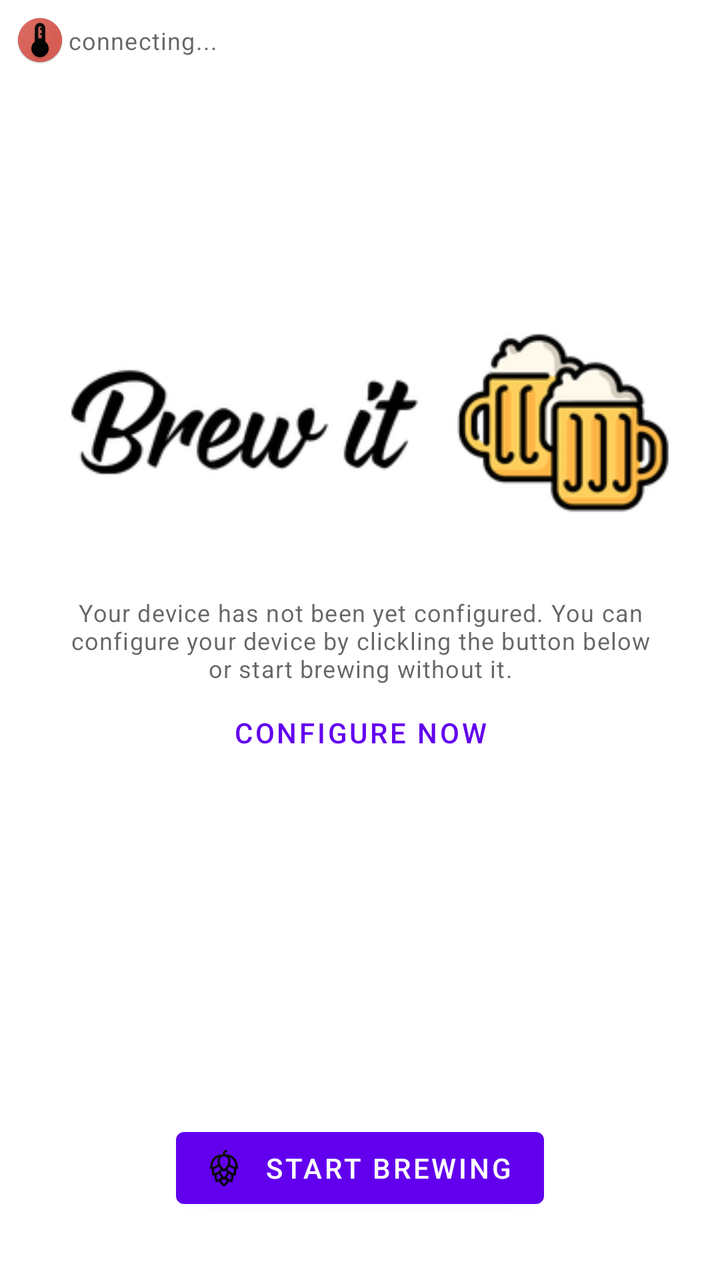
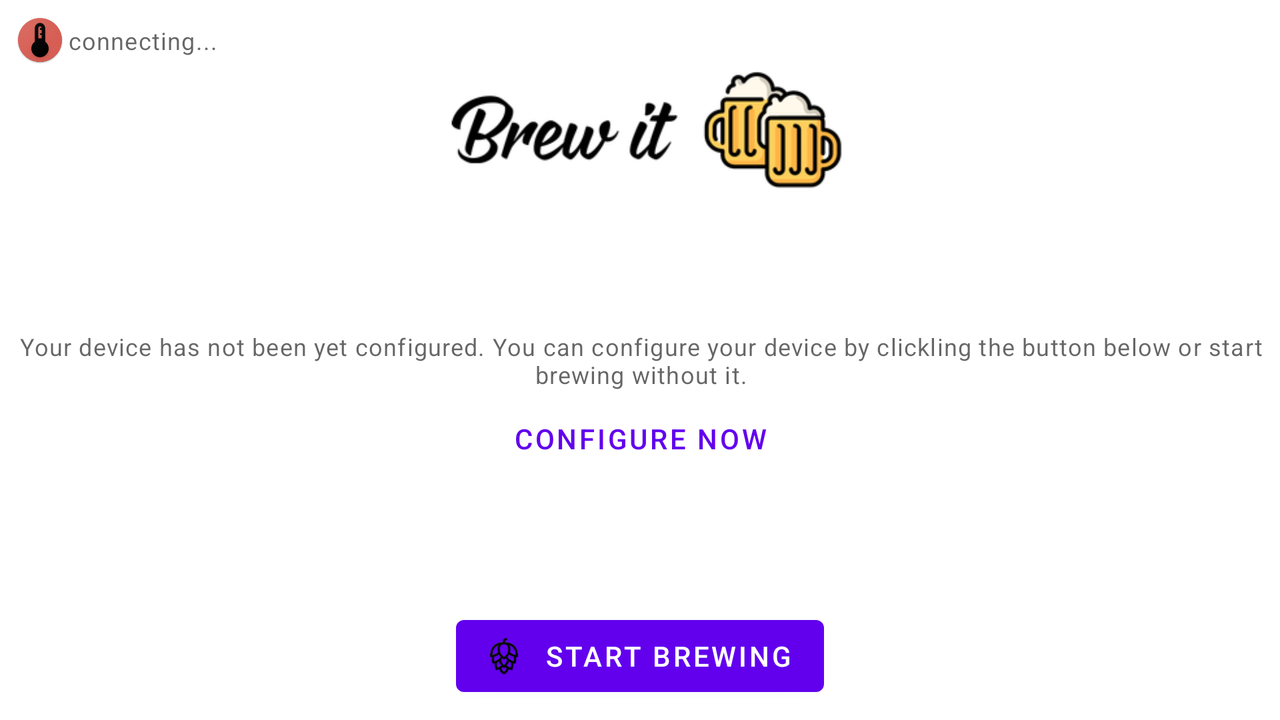

Compare how this app lays out the same screen by default and in its alternative resource folder. The renders come first, then the two layout files and the values they reference.
<!-- AndroidManifest.xml: application theme Theme.HTTPClient -->
<!-- res/layout/activity_main_menu.xml -->
<?xml version="1.0" encoding="utf-8"?>
<androidx.constraintlayout.widget.ConstraintLayout xmlns:android="http://schemas.android.com/apk/res/android"
    xmlns:app="http://schemas.android.com/apk/res-auto"
    xmlns:tools="http://schemas.android.com/tools"
    android:layout_width="match_parent"
    android:layout_height="match_parent"
    tools:context=".Activities.MainMenuActivity">

    <ImageView
        android:id="@+id/deviceControlIconIV"
        android:layout_width="24dp"
        android:layout_height="24dp"
        android:layout_marginStart="8dp"
        android:layout_marginTop="8dp"
        android:src="@drawable/thermometer_icon"
        app:layout_constraintStart_toStartOf="parent"
        app:layout_constraintTop_toTopOf="parent" />

    <TextView
        android:id="@+id/deviceStatusTV"
        style="@style/TextAppearance.MaterialComponents.Caption"
        android:layout_width="wrap_content"
        android:layout_height="wrap_content"
        android:layout_marginStart="2dp"
        android:gravity="center"
        android:text="connecting..."
        app:layout_constraintBottom_toBottomOf="@+id/deviceControlIconIV"
        app:layout_constraintStart_toEndOf="@+id/deviceControlIconIV"
        app:layout_constraintTop_toTopOf="@+id/deviceControlIconIV" />

    <ImageView
        android:id="@+id/logo"
        android:layout_width="wrap_content"
        android:layout_height="wrap_content"
        android:layout_marginBottom="8dp"
        android:src="@drawable/brew_it_logo"
        app:layout_constraintBottom_toTopOf="@+id/infoTV"
        app:layout_constraintEnd_toEndOf="parent"
        app:layout_constraintStart_toStartOf="parent" />


    <TextView
        android:id="@+id/infoTV"
        style="@style/TextAppearance.MaterialComponents.Caption"
        android:layout_width="0dp"
        android:layout_height="wrap_content"
        android:layout_marginStart="32dp"
        android:layout_marginEnd="32dp"
        android:gravity="center"
        android:text="@string/device_not_yet_configured_info"
        app:layout_constraintBottom_toBottomOf="parent"
        app:layout_constraintEnd_toEndOf="parent"
        app:layout_constraintStart_toStartOf="parent"
        app:layout_constraintTop_toTopOf="parent" />

    <com.google.android.material.button.MaterialButton
        android:id="@+id/startBrewingButton"
        style="@style/Widget.MaterialComponents.Button.Icon"
        android:layout_width="wrap_content"
        android:layout_height="wrap_content"
        android:layout_marginBottom="32dp"
        android:onClick="onStartBrewingButtonClick"
        android:text="Start Brewing"
        app:icon="@drawable/beer_hop"
        app:iconSize="24dp"
        app:iconTint="@null"
        app:layout_constraintBottom_toBottomOf="parent"
        app:layout_constraintEnd_toEndOf="parent"
        app:layout_constraintStart_toStartOf="parent" />

    <com.google.android.material.button.MaterialButton
        android:id="@+id/configureNowButton"
        style="@style/Widget.MaterialComponents.Button.TextButton"
        android:layout_width="wrap_content"
        android:layout_height="wrap_content"
        android:onClick="onConfigureNowButtonClick"
        android:text="Configure Now"
        app:layout_constraintEnd_toEndOf="parent"
        app:layout_constraintStart_toStartOf="parent"
        app:layout_constraintTop_toBottomOf="@+id/infoTV" />

    <ImageButton
        android:id="@+id/imageButton"
        android:layout_width="40dp"
        android:layout_height="40dp"
        android:layout_marginTop="16dp"
        android:layout_marginEnd="16dp"
        android:background="@android:color/transparent"
        android:onClick="onSettingsButtonClick"
        android:scaleType="fitXY"
        android:src="@drawable/settings_icon"
        app:layout_constraintEnd_toEndOf="parent"
        app:layout_constraintTop_toTopOf="parent" />

</androidx.constraintlayout.widget.ConstraintLayout>
<!-- resources referenced by this layout -->
<resources>
  <!-- drawable beer_hop: png bitmap (drawable, 17922 bytes) -->
  <!-- drawable brew_it_logo: png bitmap (drawable, 17572 bytes) -->
  <!-- drawable thermometer_icon: png bitmap (drawable, 20366 bytes) -->
  <string name="device_not_yet_configured_info">Your device has not been yet configured. You can configure your device by clickling the button below or start brewing without it.</string>
  <style name="Theme.HTTPClient" parent="Theme.MaterialComponents.DayNight.DarkActionBar">
          
          <item name="colorPrimary">@color/purple_500</item>
          <item name="colorPrimaryVariant">@color/purple_700</item>
          <item name="colorOnPrimary">@color/white</item>
          
          <item name="colorSecondary">@color/purple_500</item>
          <item name="colorSecondaryVariant">@color/purple_700</item>
          <item name="colorOnSecondary">@color/white</item>
          
          <item name="android:statusBarColor" tools:targetApi="l">?attr/colorPrimaryVariant</item>
          
      </style>
  <color name="purple_500">#FF6200EE</color>
  <color name="purple_700">#FF3700B3</color>
  <color name="white">#FFFFFFFF</color>
</resources>
<!-- res/layout-land/activity_main_menu.xml (the repository's variant of the layout above) -->
<!-- drawn on the phone turned sideways -->
<?xml version="1.0" encoding="utf-8"?>
<androidx.constraintlayout.widget.ConstraintLayout xmlns:android="http://schemas.android.com/apk/res/android"
    xmlns:app="http://schemas.android.com/apk/res-auto"
    xmlns:tools="http://schemas.android.com/tools"
    android:layout_width="match_parent"
    android:layout_height="match_parent"
    tools:context=".Activities.MainMenuActivity">

    <ImageView
        android:id="@+id/deviceControlIconIV"
        android:layout_width="24dp"
        android:layout_height="24dp"
        android:layout_marginStart="8dp"
        android:layout_marginTop="8dp"
        android:src="@drawable/thermometer_icon"
        app:layout_constraintStart_toStartOf="parent"
        app:layout_constraintTop_toTopOf="parent" />

    <TextView
        android:id="@+id/deviceStatusTV"
        style="@style/TextAppearance.MaterialComponents.Caption"
        android:layout_width="wrap_content"
        android:layout_height="wrap_content"
        android:layout_marginStart="2dp"
        android:gravity="center"
        android:text="connecting..."
        app:layout_constraintBottom_toBottomOf="@+id/deviceControlIconIV"
        app:layout_constraintStart_toEndOf="@+id/deviceControlIconIV"
        app:layout_constraintTop_toTopOf="@+id/deviceControlIconIV" />


    <ImageView
        android:id="@+id/logo"
        android:layout_width="300dp"
        android:layout_height="100dp"
        android:layout_marginTop="16dp"
        android:src="@drawable/brew_it_logo"
        app:layout_constraintEnd_toEndOf="parent"
        app:layout_constraintStart_toStartOf="parent"
        app:layout_constraintTop_toTopOf="parent" />

    <TextView
        android:id="@+id/infoTV"
        style="@style/TextAppearance.MaterialComponents.Caption"
        android:layout_width="667dp"
        android:layout_height="wrap_content"
        android:gravity="center"
        android:text="@string/device_not_yet_configured_info"
        app:layout_constraintBottom_toBottomOf="parent"
        app:layout_constraintEnd_toEndOf="parent"
        app:layout_constraintStart_toStartOf="parent"
        app:layout_constraintTop_toTopOf="parent" />

    <com.google.android.material.button.MaterialButton
        android:id="@+id/startBrewingButton"
        style="@style/Widget.MaterialComponents.Button.Icon"
        android:layout_width="wrap_content"
        android:layout_height="wrap_content"
        android:layout_marginBottom="8dp"
        android:onClick="onStartBrewingButtonClick"
        android:text="Start Brewing"
        app:icon="@drawable/beer_hop"
        app:iconSize="24dp"
        app:iconTint="@null"
        app:layout_constraintBottom_toBottomOf="parent"
        app:layout_constraintEnd_toEndOf="parent"
        app:layout_constraintStart_toStartOf="parent" />

    <com.google.android.material.button.MaterialButton
        android:id="@+id/configureNowButton"
        style="@style/Widget.MaterialComponents.Button.TextButton"
        android:layout_width="wrap_content"
        android:layout_height="wrap_content"
        android:onClick="onConfigureNowButtonClick"
        android:text="Configure Now"
        app:layout_constraintEnd_toEndOf="parent"
        app:layout_constraintStart_toStartOf="parent"
        app:layout_constraintTop_toBottomOf="@+id/infoTV" />

    <ImageButton
        android:id="@+id/imageButton"
        android:layout_width="40dp"
        android:layout_height="40dp"
        android:layout_marginTop="16dp"
        android:layout_marginEnd="16dp"
        android:background="@android:color/transparent"
        android:onClick="onSettingsButtonClick"
        android:scaleType="fitXY"
        android:src="@drawable/settings_icon"
        app:layout_constraintEnd_toEndOf="parent"
        app:layout_constraintTop_toTopOf="parent" />

</androidx.constraintlayout.widget.ConstraintLayout>
